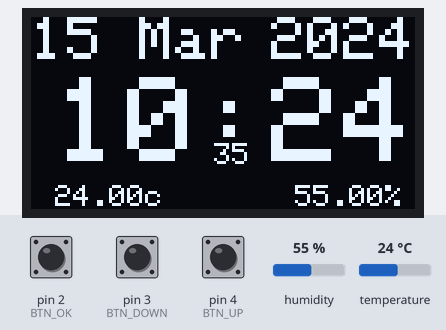
A sketch run on a simulated Arduino Uno, built with avr-gcc and run on an emulated ATmega328P. On the bench: 128×64 one-colour display. Inputs (shaded band) come from the test bench; at power-on: pin 3 (BTN_DOWN) HIGH, pin 2 (BTN_OK) HIGH, humidity 55 %, pin 4 (BTN_UP) HIGH, temperature 24 °C. The local clock reads 2024-03-15 10:24:30 at power-on unless the sketch sets it.

Above: at 5.3 s.
5.4 s: pin 3 (BTN_DOWN) pulled LOW for 3.2 s
At 9.7 s:
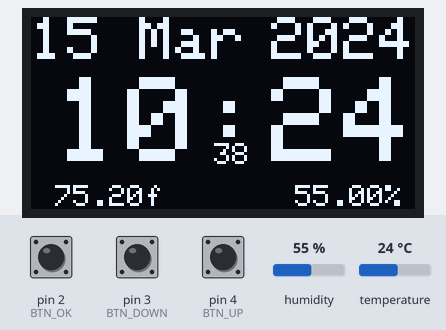
10.1 s: pin 2 (BTN_OK) pulled LOW for 0.15 s
At 10.6 s:
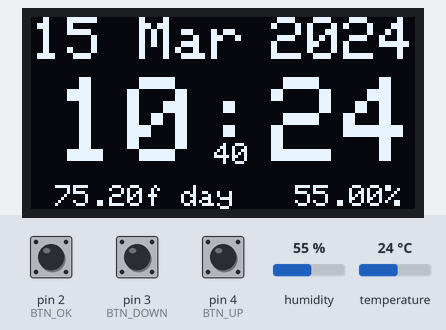
15.5 s: pin 2 (BTN_OK) pulled LOW for 1 s
At 17.8 s:
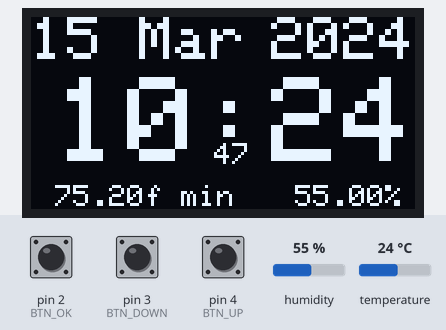
18.0 s: pin 2 (BTN_OK) pulled LOW for 0.15 s
At 19.0 s:
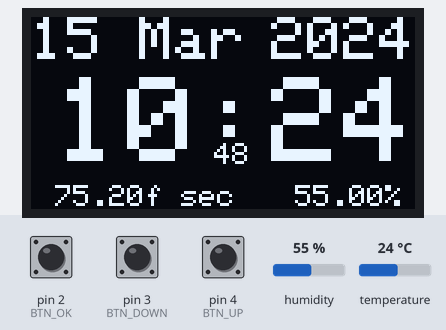
22.9 s: humidity set to 22 %
At 25.3 s:
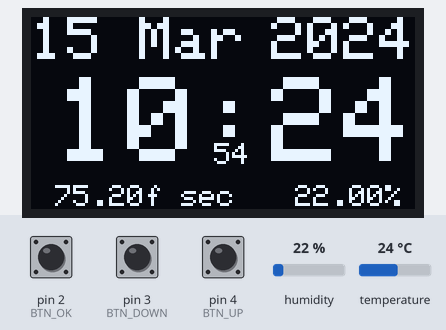
26.0 s: pin 4 (BTN_UP) pulled LOW for 0.15 s
At 28.2 s:
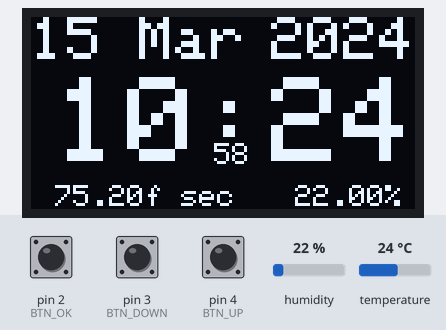
Timing chart, 0 to 29.7 s (numbered marks = the images above; inputs shaded):
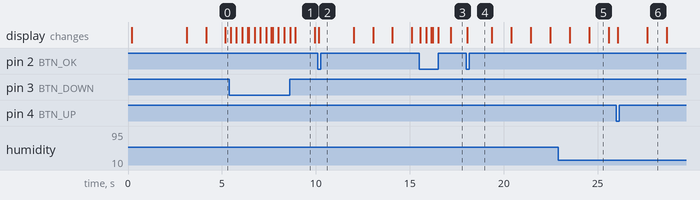

The sketch:

LCD_Clock_Thermal.ino
```cpp
/*
 Name:		LCD_Clock_Thermal.ino
 Created:	06.11.2017 20:58:01
 Author:	Allester Fox
 Descr:		Show date/time and data from thermal sensor (DHT22) on SSD1306 LCD screen
 Usage:		Press OK for edit/select mode (On screen you will see what you select now)
			By pressing Up/Down buttons - change selected value
			In normal mode Up/Down will change thermal data Celceus/Fahrenheit
 Note:		Some code commented out - Its for 16x2 lcd screen
*/

//#include <LiquidCrystal.h>
#include <Adafruit_SSD1306.h>
#include <RTClib.h>		// https://github.com/adafruit/RTClib
#include <DHT.h>		// https://github.com/adafruit/DHT-sensor-library

#define LCD_UPDATE_DELAY	1000
#define DHT_UPDATE_DELAY	5000
bool ShowInFahrenheit = false;	// By default

#define BTN_UP		4
#define BTN_DOWN	3
#define BTN_OK		2

#define DHTPIN		PIN_A0
#define DHTTYPE		DHT22

// rs, enable, d0, d1, d2, d3
//LiquidCrystal lcd(7, 6, 5, 4, 3, 2);
Adafruit_SSD1306 display(11, 12, 9, 10, 8);

RTC_DS1307 rtc;
DHT dht(DHTPIN, DHTTYPE);

unsigned long lcd_next_update;	// Millis() max
unsigned long btn_next_update;
unsigned long dht_next_update;
uint8_t EditPosition = 0;	// uint8_t = 0...255
uint8_t blinkCount = 0;
char lcdBuff[16];
float temperature, humidity;

const char* months[] = { "Jan", "Feb", "Mar", "Apr", "May", "Jun", "Jul", "Aug", "Sep", "Oct", "Nov", "Dec" };
const char* setting[] = { "day", "month", "year", "hour", "min", "sec" };

// the setup function runs once when you press reset or power the board
void setup() {
	display.begin();
	display.clearDisplay();
	display.setCursor(0, 0);
	display.setTextColor(WHITE);
	display.setTextSize(1);
	display.println(F("[LCD] OK"));
	display.display();

	//lcd.begin(16, 2);
	//lcd.clear();
	//lcd.print(F("Loading..."));

	display.print(F("[RTC] "));
	display.display();

	if (!rtc.begin()) {
		//lcd.clear();
		//lcd.setCursor(0, 0);
		//lcd.print(F("RTC Not found"));
		display.println(F("Error!"));
		display.display();
		while (1);
	}

	if (!rtc.isrunning()) {
		//Serial.println("RTC is NOT running!");
		//lcd.clear();
		//lcd.setCursor(0, 0);
		//lcd.print(F("RTC Not run"));
		display.println(F("Not run!"));
		display.display();
		while (1);
	}

	// Only for RTC_DS3231
	/*
	if (rtc.lostPower()) {
		display.println(F("No power"));
		display.println(F("> Adjusting RTC"));
		display.display();
		rtc.adjust(DateTime(F(__DATE__), F(__TIME__)));
		// rtc.adjust(DateTime(2014, 1, 21, 3, 0, 0));
	}
	*/

	display.println(F("OK"));
	display.display();

	display.print(F("[BTN] "));
	display.display();

	pinMode(BTN_UP, INPUT_PULLUP);
	pinMode(BTN_DOWN, INPUT_PULLUP);
	pinMode(BTN_OK, INPUT_PULLUP);

	display.println(F("OK"));
	display.display();

	lcd_next_update = LCD_UPDATE_DELAY;

	display.print(F("[DHT] "));
	display.display();
	// Wait for DHT22 power up and ready
	while (millis() < 3000)
		delay(100);

	temperature = dht.readTemperature(ShowInFahrenheit);
	humidity = dht.readHumidity();

	display.println(F("OK"));
	display.display();
	delay(1000);
}

void PrintTime() {
	DateTime now = rtc.now();

	//lcd.clear();
	display.clearDisplay();

	//sprintf(lcdBuff, "%02d/%02d/%04d", now.day(), now.month(), now.year());
	//lcd.setCursor(0, 0);
	sprintf_P(lcdBuff, PSTR("%.2d %s"), now.day(), months[now.month() - 1]);
	//lcd.print(lcdBuff);
	display.setCursor(0, 0);
	display.setTextSize(2);
	display.print(lcdBuff);

	sprintf_P(lcdBuff, PSTR("%.4d"), now.year());
	display.setCursor(80, 0);
	display.setTextSize(2);
	display.print(lcdBuff);

	//lcd.setCursor(2, 1);
	sprintf_P(lcdBuff, PSTR("%.2d:%.2d"), now.hour(), now.minute());
	//lcd.print(lcdBuff);
	display.setCursor(8, 20);
	display.setTextSize(4);
	display.print(lcdBuff);

	sprintf_P(lcdBuff, PSTR("%.2d"), now.second());
	display.setCursor(61, 42);
	display.setTextSize(1);
	display.print(lcdBuff);

	//sprintf_P(lcdBuff, PSTR("Out: %.2fc, %.2f%"), temperature, humidity);
	display.setCursor(8, 56);
	display.setTextSize(1);
	//display.print(lcdBuff);
	display.print(temperature);
	display.print(ShowInFahrenheit ? F("f") : F("c"));

	//lcd.setCursor(12, 0);
	//lcd.print(temperature);

	//lcd.setCursor(12, 1);
	//lcd.print(humidity);

	if (blinkCount > 10)
		EditPosition = 0;	// Stop cursor blink
	/*
	switch (EditPosition)
	{
		case 1: lcd.setCursor(1, 0); lcd.blink(); blinkCount++; break;
		case 2: lcd.setCursor(5, 0); lcd.blink(); blinkCount++; break;
		case 3: lcd.setCursor(10, 0); lcd.blink(); blinkCount++; break;
		case 4: lcd.setCursor(3, 1); lcd.blink(); blinkCount++; break;
		case 5: lcd.setCursor(6, 1); lcd.blink(); blinkCount++; break;
		case 6: lcd.setCursor(9, 1); lcd.blink(); blinkCount++; break;
		default: lcd.noBlink(); blinkCount = 0; break;
	}
	*/
	switch (EditPosition)
	{
	case 1:
	case 2:
	case 3:
	case 4:
	case 5:
	case 6:
		//display.setCursor(54, 56);
		display.setTextSize(1);
		display.print(' ');
		display.print(setting[EditPosition - 1]);
		blinkCount++;
		break;
	default: blinkCount = 0; break;
	}

	display.setCursor(88, 56);
	display.print(humidity);
	display.print(F("%"));

	display.display();
}

void AdjustTime(int8_t state) {
	DateTime now = rtc.now();
	int adjust = 0;
	switch (EditPosition)
	{
	case 1: rtc.adjust(now + TimeSpan(state, 0, 0, 0)); break;
	case 2:
		adjust = now.month() + state;
		if (adjust > 12)
			adjust = 1;
		if (adjust < 1)
			adjust = 12;
		rtc.adjust(DateTime(now.year(), adjust, now.day(), now.hour(), now.minute(), now.second()));
		break;
	case 3: adjust = now.year() + state;
		if (adjust > 2165)
			adjust = 2000;	// 2165 = max year for rtc
		if (adjust < 2000)
			adjust = 2165;
		rtc.adjust(DateTime(adjust, now.month(), now.day(), now.hour(), now.minute(), now.second()));
		break;
	case 4: rtc.adjust(now + TimeSpan(0, state, 0, 0)); break;
	case 5: rtc.adjust(now + TimeSpan(0, 0, state, 0)); break;
	case 6: rtc.adjust(now + TimeSpan(0, 0, 0, state)); break;
	default:
		ShowInFahrenheit = !ShowInFahrenheit;
		dht_next_update = millis();	// Update on screen now!
		break;	// Toggle "Show temperature in fahrenheit"
	}
}

// the loop function runs over and over again until power down or reset
void loop() {
	if (digitalRead(BTN_UP) == LOW)
	{
		delay(25); // debounce
		if (digitalRead(BTN_UP) == LOW)
		{
			AdjustTime(+1);
			blinkCount = 0;
			PrintTime();
			delay(250);
		}
	}

	if (digitalRead(BTN_DOWN) == LOW)
	{
		delay(25); // debounce
		if (digitalRead(BTN_DOWN) == LOW) {
			AdjustTime(-1);
			blinkCount = 0;
			PrintTime();
			delay(250);
		}
	}

	if (digitalRead(BTN_OK) == LOW)
	{
		delay(25); // debounce
		if (digitalRead(BTN_OK) == LOW) {
			EditPosition++;
			if (EditPosition > 6)
				EditPosition = 1;
			blinkCount = 0;
			PrintTime();
			delay(250);
		}
	}

	if (millis() > dht_next_update) {
		temperature = dht.readTemperature(ShowInFahrenheit);
		humidity = dht.readHumidity();
		dht_next_update = millis() + DHT_UPDATE_DELAY;
	}

	if (millis() > lcd_next_update) {
		PrintTime();
		lcd_next_update = millis() + LCD_UPDATE_DELAY;
	}
}
```

Measured:
- after the input at 5.4 s, the display: first changes after 0.06 s (image 1 shows a later state)
- after the input at 10.1 s, the display: changes after 0.06 s (image 2)
- after the input at 15.5 s, the display: first changes after 0.06 s (image 3 shows a later state)
- after the input at 18.0 s, the display: changes after 0.06 s (image 4)
- what the display in image 5 shows lasts 1.1 s, from 24.5 s to 25.6 s
